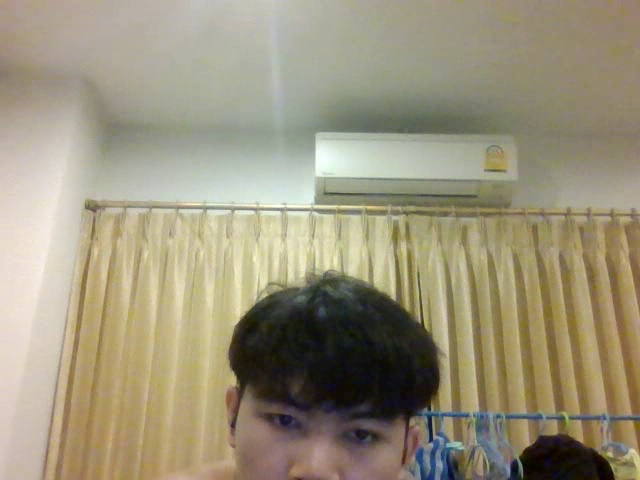
#> input picture frame 9 of 8_Python_&_OpenCV_Image_Processing/11.avi, 640 x 480 px, given in place of 54.mp4, which was not available
$ python 55_OpenCV.py
#> lines starting #> are read from the running program, lines starting #| are printed output that depends on the picture; after the words box and inside, x2 and y2 are one past the last pixel; in counts of white or black regions, pixels touching at a corner belong together; pictures that were not available may be replaced by others from this repository, and a replacement may not be noted
#Motion Detection
import cv2
cap = cv2.VideoCapture("Python/8_Python_&_OpenCV_Image_Processing/54.mp4")
check , frame1 = cap.read()#รับภาพจากกล้อง(จากวิดีโอ) Frame ต่อ Frame
#> frame1 is the input picture: shape (480, 640, 3); mean B, G, R 123.6, 147.5, 155.5
check , frame2 = cap.read()
while (cap.isOpened()):
    #Check = True False มีภาพหรือไม่
    if check == True :
        #ฟังก์ชัน cv2.absdiff() สามารถใช้เป็นขั้นตอนเบื้องต้นในการระบุการเคลื่อนไหวของวัตถุในภาพได้
        #เพื่อให้หาเส้นขอบได้ง่ายขึ้น
        motiondiff= cv2.absdiff(frame1,frame2)

        #ทำให้ภาพเป็นสีเทา
        gray=cv2.cvtColor(motiondiff,cv2.COLOR_BGR2GRAY)
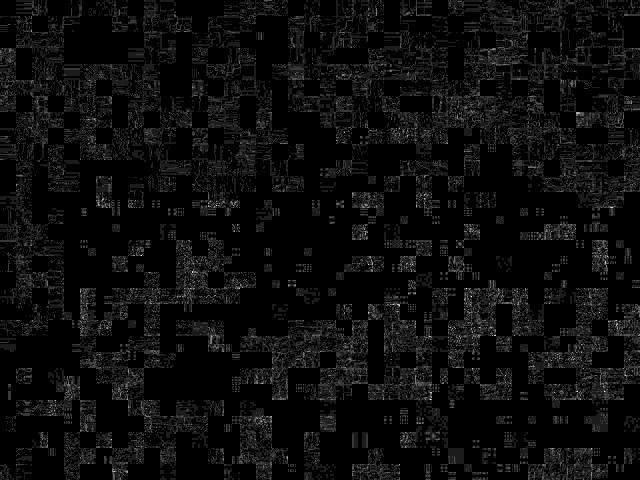
#> gray: shape (480, 640); min 0, max 9, mean 0.444; drawn with min black and max white

        #Gaussian Filter #ลด noise ยิ่งตัวกรองใหญ่ยิ่ง ลด noise เยอะแต่ภาพยิ่งเบลอ #ในวิดีโอไม่ค่อยมี noise ไม่ใช้ก็ได้
        #ขยายเส้นรอบวัตุถุ #คำอธิบายใน 54.1.png
        blur = cv2.GaussianBlur(gray,(5,5),0)#48
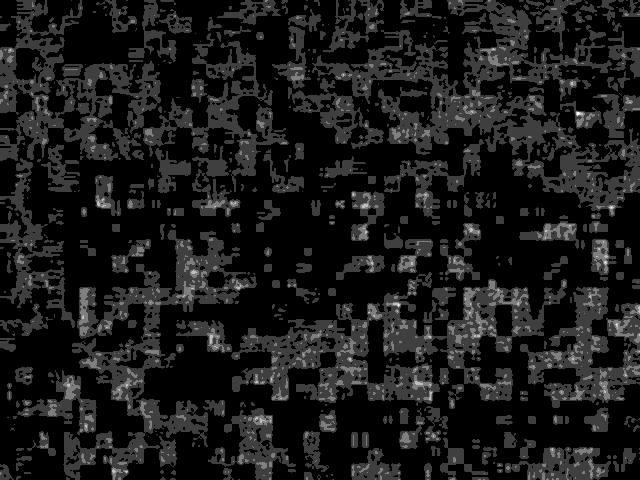
#> blur: shape (480, 640); min 0, max 4, mean 0.426; drawn with min black and max white

        #thresh ค่าจุดแบ่ง                   #15 ค่าจุดแบ่ง 255ค่า Max
        #ถ้าค่าสูงกว่าค่าจุดแบ่งจะเปลี่ยนเป็น 255 ที่เหลือเป็น 0  #ทำให้เป็นภาพขาวดำ #เพื่อใช้ใน #การขยายภาพ
        thresh,result = cv2.threshold(blur,15,255,cv2.THRESH_BINARY)#33
#> result: shape (480, 640); every value is 0

        #การขยายภาพ ทำเพื่อเติมเส้นที่ขาด #39
        dilation = cv2.dilate(result,None,iterations=3)

        #หาเส้นรอบวัตถุ จากภาพขาวดำที่ทำการขยายและต่อเส้นแล้ว
        contours,hierarchy = cv2.findContours(dilation,cv2.RETR_TREE,cv2.CHAIN_APPROX_NONE)#53
#> contours = []

        #วาดสี่เหลี่ยมในวัตถุที่กำลังเคลื่อนที่
        for contour in contours:
            #print(contour)
            (x,y,w,h) = cv2.boundingRect(contour)
            if cv2.contourArea(contour)<2500:
                continue #ข้ามลูปรอบนี้
            # rectangle(ภาพ , มุมที่ 1 บนซ้าย (x,y) , มุมที่ 2 ล่างขวา (x,y) , สี (RGB) , ความหนา)
            cv2.rectangle(frame1,(x,y),(x+w,y+h),(0,255,0),2) #13
#> this loop made 0 passes

        cv2.imshow("Output",frame1)
        frame1=frame2
        check,frame2 = cap.read()
        if cv2.waitKey(20) & 0xFF == ord("e"):
#> (key e is pressed here)
            break
    else :
        break

cap.release()
cv2.destroyAllWindows()

$ run again, starting later in the video
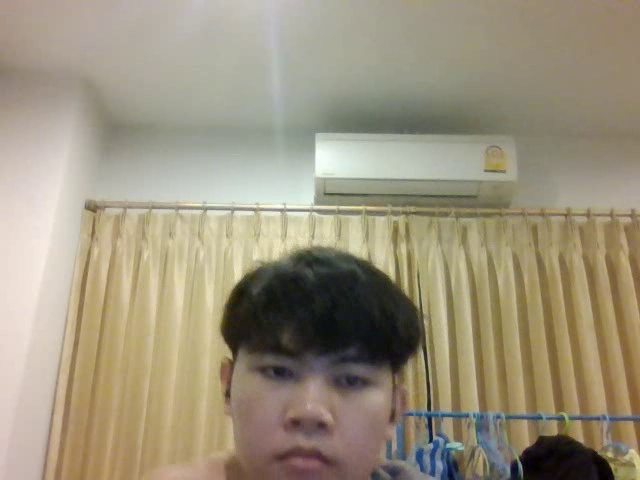
#> input picture frame 43 of 8_Python_&_OpenCV_Image_Processing/11.avi, 640 x 480 px, given in place of 54.mp4, which was not available
#> frame1 is the input picture: shape (480, 640, 3); mean B, G, R 125.4, 147, 156.3
#> `blur = cv2.GaussianBlur(gray,(5,5),0)#48`:
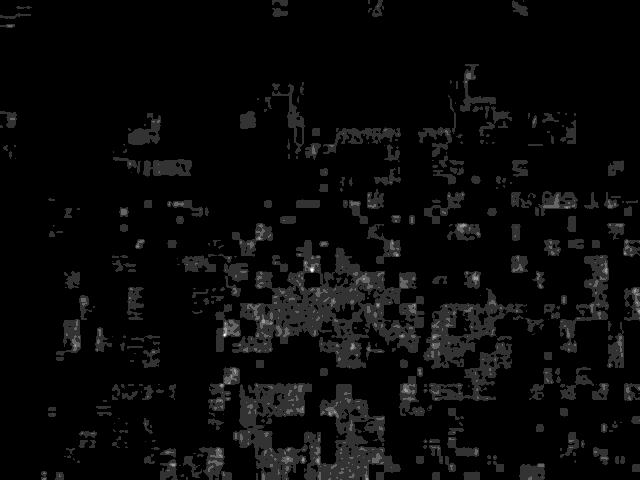
#> blur: shape (480, 640); min 0, max 5, mean 0.184; drawn with min black and max white
#> result: shape (480, 640); every value is 0
#> contours = []
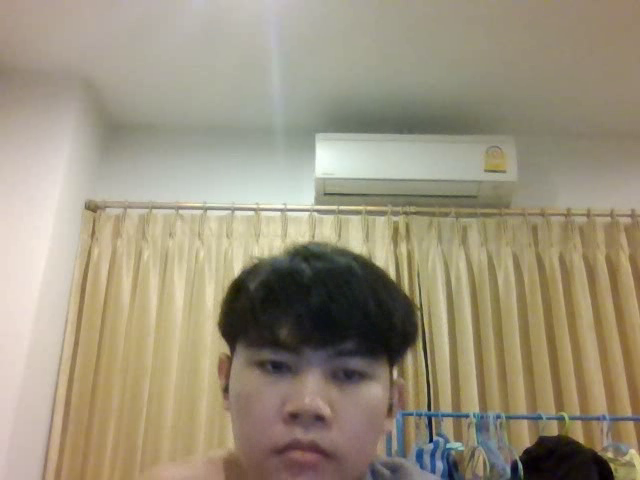
#> input picture frame 45 of 8_Python_&_OpenCV_Image_Processing/11.avi, 640 x 480 px, given in place of 54.mp4, which was not available
#> frame2 is the input picture: shape (480, 640, 3); mean B, G, R 125.3, 146.8, 156.2

$ run again, starting later in the video
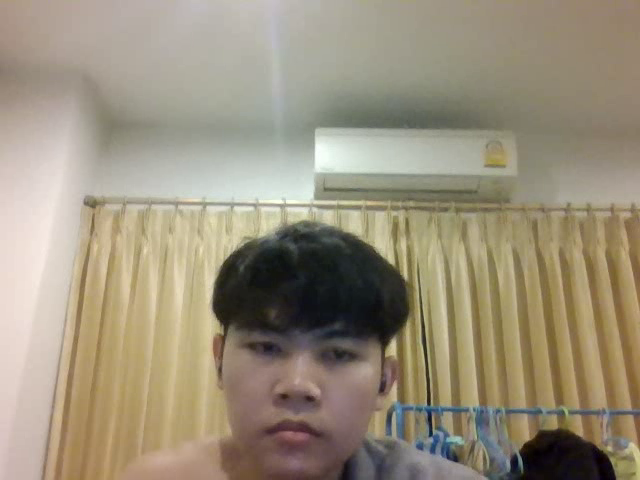
#> input picture frame 76 of 8_Python_&_OpenCV_Image_Processing/11.avi, 640 x 480 px, given in place of 54.mp4, which was not available
#> frame1 is the input picture: shape (480, 640, 3); mean B, G, R 123.7, 144.3, 154.4
#> `thresh,result = cv2.threshold(blur,15,255,cv2.THRESH_BINARY)#33`:
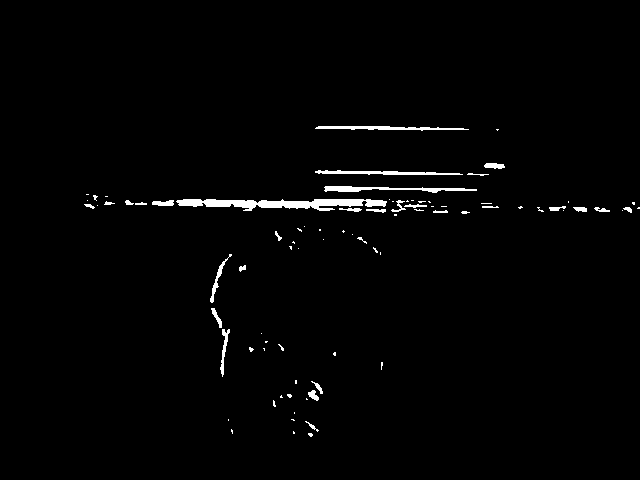
#> result: shape (480, 640); 1.5% white; 84 white regions (54 under 20 px), largest, box (x1, y1, x2, y2) and area: (176, 199, 387, 211) 1495, (324, 186, 477, 193) 504, (315, 126, 469, 131) 433
#> dilation: shape (480, 640); 5.4% white; 35 white regions
#> contours = 36 contours, 1 with area under 20; largest, box (x1, y1, x2, y2) and area: (122, 196, 451, 219) 4495, (312, 160, 508, 179) 1696, (321, 183, 480, 196) 1369, (207, 251, 235, 380) 1332, (312, 123, 472, 134) 1280
#> the loop `for contour in contours:` made 36 passes
#> (x, y, w, h) on passes 1 to 8: (290, 428, 8, 9), (228, 426, 8, 11), (302, 418, 20, 22), (225, 416, 7, 8), (288, 409, 10, 15), (270, 391, 25, 19), (303, 378, 23, 26), (292, 377, 8, 10)
#> after the loop `for contour in contours:`:
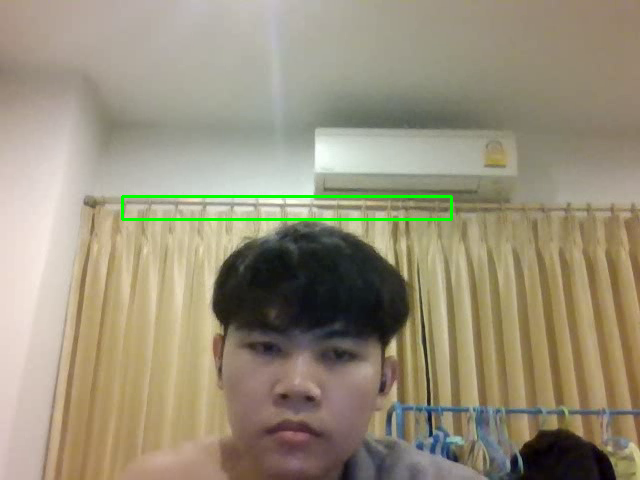
#> frame1: shape (480, 640, 3); 0.69% of pixels changed, all inside (x1, y1, x2, y2) = (121, 195, 453, 221)
